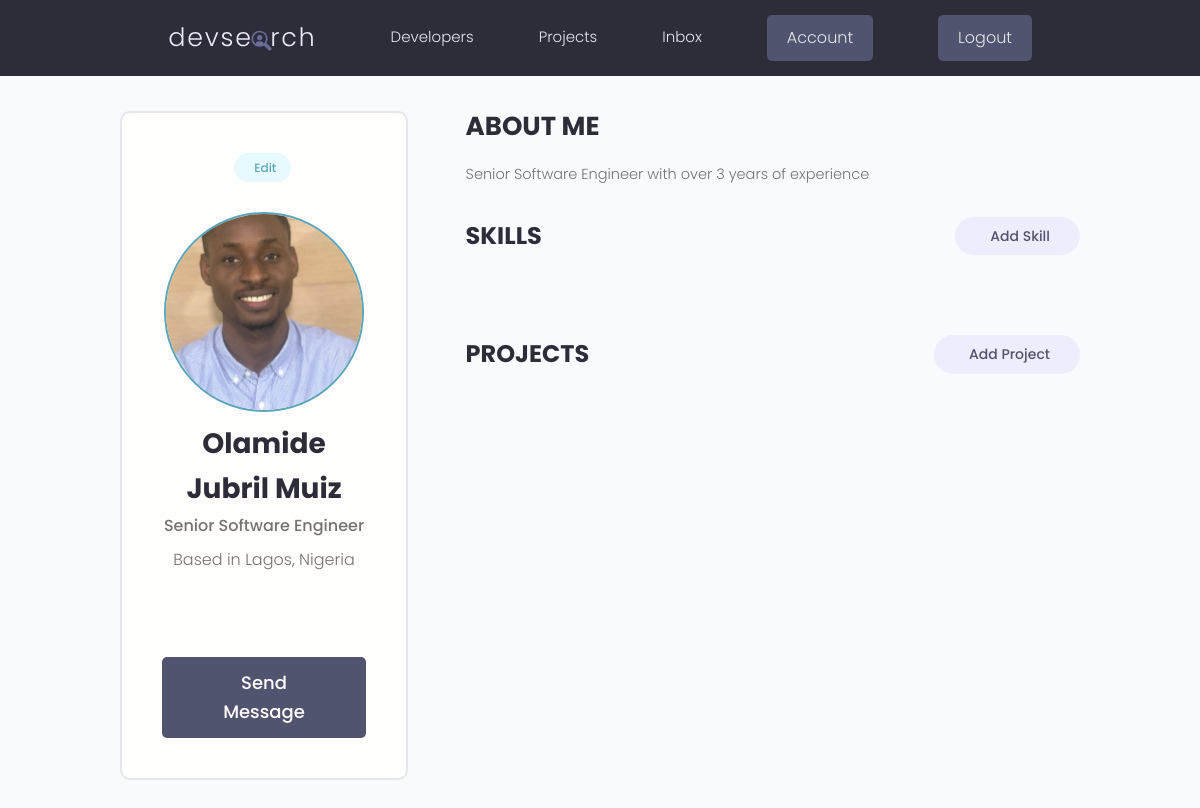
The page /account/my_profile/ (signed in) on the database as committed earlier.
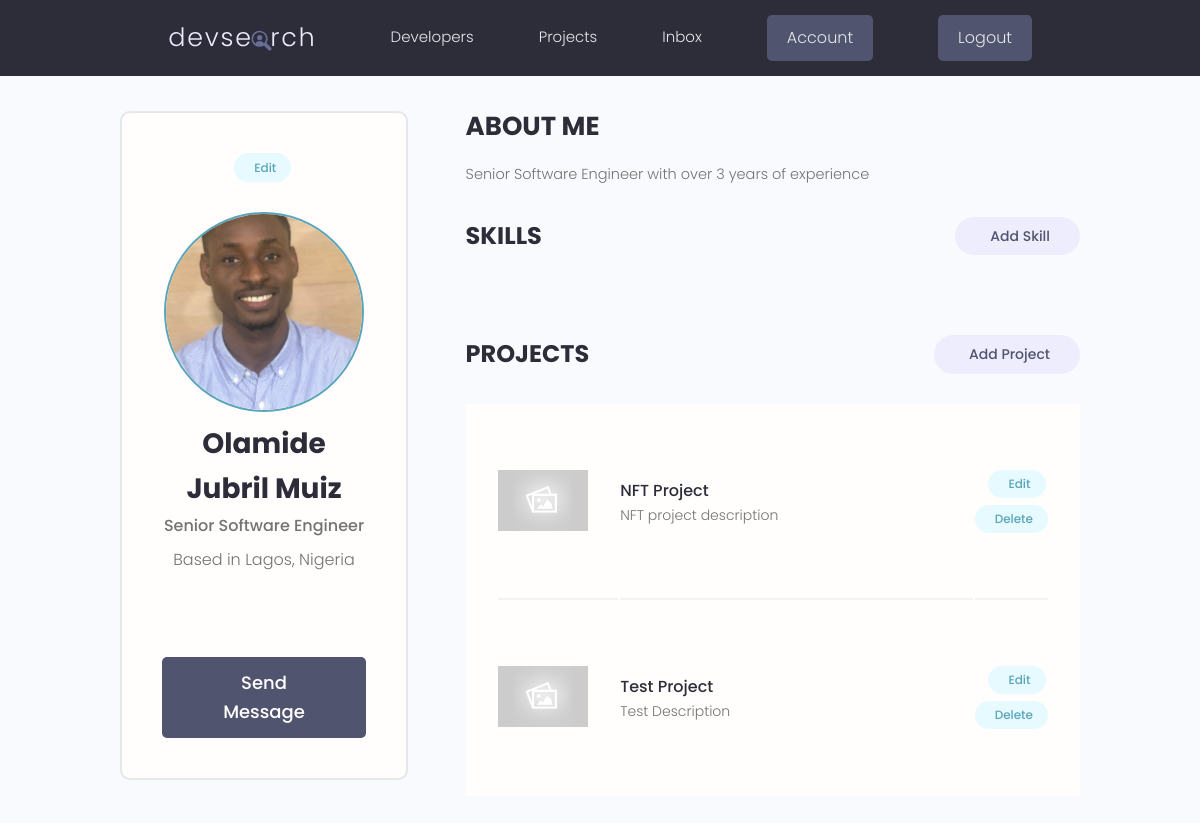
The same page on the database as committed later.
### projects/models.py (models this page shows, shortened)
class Project(models.Model):
    owner = models.ForeignKey(
        Profile, on_delete=models.SET_NULL, null=True, blank=True)
    title = models.CharField(max_length=200)
    description = models.CharField(max_length=2000, null=True, blank=True)
    demo_link = models.CharField(max_length=2000, null=True, blank=True)
    source_link = models.CharField(max_length=2000, null=True, blank=True)
    featured_image = models.ImageField(
        null=True, blank=True, default='default.jpg')
    tags = models.ManyToManyField('Tag', blank=True)
    vote_total = models.IntegerField(default=0, null=True, blank=True)
    vote_ratio = models.IntegerField(default=0, null=True, blank=True)
    createdAt = models.DateTimeField(auto_now_add=True)
    id = models.UUIDField(default=uuid.uuid4, unique=True,
                          primary_key=True, editable=False)
    class Meta:
        ordering = ['-vote_ratio', '-vote_total', 'title']

### account/views.py (the view)
# urls.py: path('account/my_profile/', views.account, name='user_account'),
@login_required(login_url='login')
def account(request):
    profile = request.user.profile
    topSkills = profile.skill_set.exclude(description__exact="")
    otherSkills = profile.skill_set.filter(description="")
    context = {
        "profile": profile,
        "topSkills": topSkills,
        "otherSkills": otherSkills
    }
    return render(request, 'account/account.html', context)

### account/templates/account/account.html (shortened to what this page needs)
{% extends 'main.html'%}
{% block content %}
  <main class="settingsPage profile my-md">
    <div class="container">
      <div class="layout">
        <div class="column column--1of3">
          <div class="card text-center">
            <div class="card__body dev">
              <a class="tag tag--pill tag--main settings__btn" href="{% url 'account_update' %}">
                Edit
              </a>
              <img class="avatar avatar--xl dev__avatar" src="{{ profile.profile_image.url }}" />
              <h2 class="dev__name">{{ profile.name }}</h2>
              <p class="dev__title">{{ profile.short_intro }}</p>
              <p class="dev__location">Based in {{ profile.location }}</p>
              <ul class="dev__social">
              </ul>
              <a href="#" class="btn btn--sub btn--lg">Send Message </a>
            </div>
          </div>
        </div>
        <div class="column column--2of3">
          <div class="devInfo">
            <h3 class="devInfo__title">About Me</h3>
            <p class="devInfo__about">{{ profile.bio }}</p>
          </div>
          <div class="settings">
            <h3 class="settings__title">Skills</h3>
            <a class="tag tag--pill tag--sub settings__btn tag--lg" href="{% url 'create_skill' %}"> Add Skill</a>
          </div>
          <div class="settings">
            <h3 class="settings__title">Projects</h3>
            <a class="tag tag--pill tag--sub settings__btn tag--lg" href="{% url 'create_project' %}"> Add Project</a>
          </div>
          <table class="settings__table">
            {% for project in profile.project_set.all|slice:"5" %}
              <tr>
                <td class="settings__thumbnail">
                  <a href="{% url 'project' project.id %}"><img src="{{ project.featured_image.url }}" alt="{{ project.title }}" /></a>
                </td>
                <td class="settings__tableInfo">
                  <a href="{% url 'project' project.id %}">{{ project.title }}</a>
                  <p>{{ project.description|slice:"100" }}</p>
                </td>
                <td class="settings__tableActions">
                  <a class="tag tag--pill tag--main settings__btn" href="{% url 'update_project' project.id %}">Edit</a>
                  <a class="tag tag--pill tag--main settings__btn" href="{% url 'delete_project' project.id %}?next=/account/my_profile">Delete</a>
                </td>
              </tr>
            {% endfor %}
          </table>
        </div>
      </div>
    </div>
  </main>
{% endblock content %}

Rows that differ between the two databases and show on the page:
added Project: featured_image (placeholder picture), title "NFT Project", description "NFT project description"
added Project: featured_image (placeholder picture), title "Test Project", description "Test Description"
